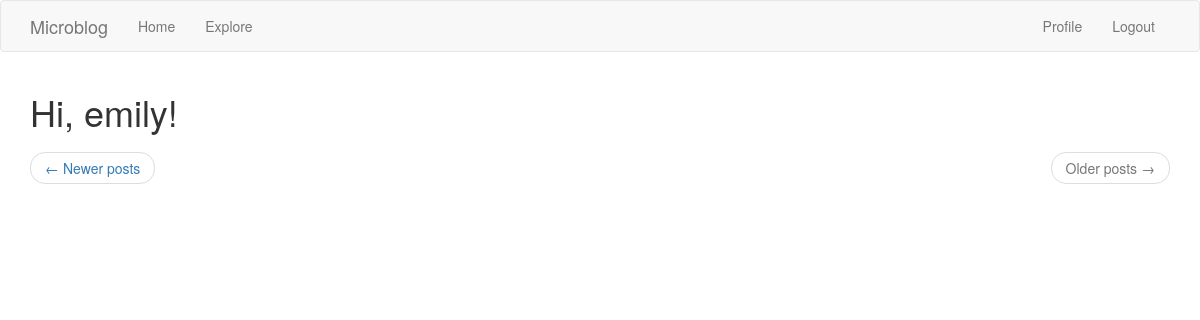
The page /explore?page=3 (signed in) on the database as committed earlier.
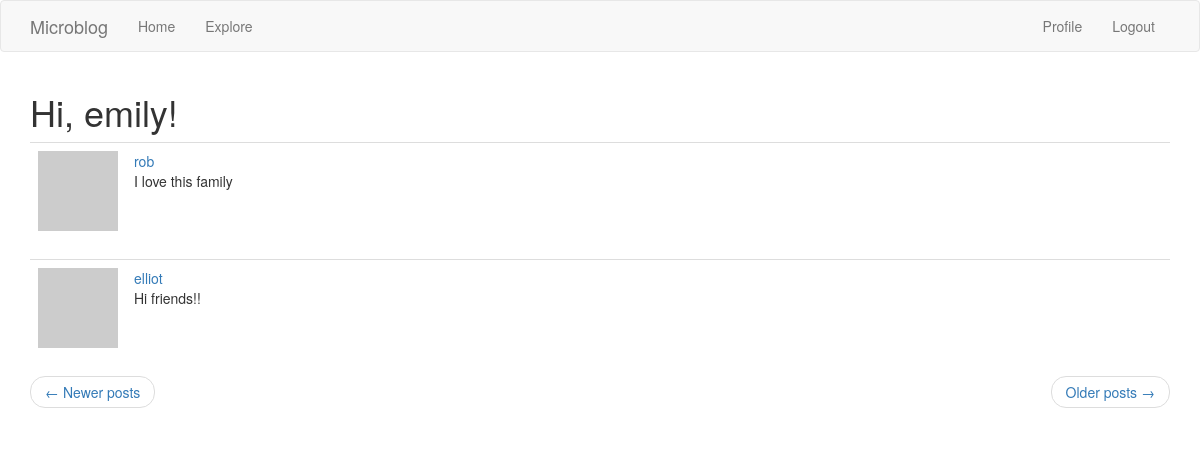
The same page on the database as committed later.
### app/models.py (models this page shows, shortened)
class Post(db.Model):
  id = db.Column(db.Integer, primary_key=True)
  body = db.Column(db.String(140))
  timestamp = db.Column(db.DateTime, index=True, default=datetime.utcnow)
  user_id = db.Column(db.Integer, db.ForeignKey('user.id'))

class User(UserMixin, db.Model):
  id = db.Column(db.Integer, primary_key=True)
  username = db.Column(db.String(64), index=True, unique=True)
  email = db.Column(db.String(120), index=True, unique=True)
  password_hash = db.Column(db.String(128))
  posts = db.relationship('Post', backref='author', lazy='dynamic')
  about_me = db.Column(db.String(140))
  last_seen = db.Column(db.DateTime, default=datetime.utcnow)
  followed = db.relationship(
      'User', secondary=followers,
      primaryjoin=(followers.c.follower_id == id),
      secondaryjoin=(followers.c.followed_id ==id),
      backref=db.backref('followers', lazy='dynamic'), lazy='dynamic')
  def avatar(self, size=128):
    digest = md5(self.email.lower().encode('utf-8')).hexdigest()
    return 'https://www.gravatar.com/avatar/{}?d=identicon&s={}'.format(digest, size)

### app/routes.py (the view)
@app.route('/explore')
@login_required
def explore():
  page = request.args.get('page', 1, type=int)
  posts = Post.query.order_by(Post.timestamp.desc()).paginate(
      page, app.config['POSTS_PER_PAGE'], False)
  next_url = url_for('explore', page=posts.next_num) \
    if posts.has_next else None
  prev_url = url_for('explore', page=posts.prev_num) \
    if posts.has_prev else None
  return render_template('index.html',
               title='Explore', posts=posts.items,
               next_url=next_url, prev_url=prev_url)
  return render_template("index.html", title='Explore', posts=posts.items)

### app/models.py (called while the page is built)
@login.user_loader
def load_user(id):
  return User.query.get(int(id))

### app/routes.py (called while the page is built)
@app.before_request
def before_request():
  if current_user.is_authenticated:
    current_user.last_seen = datetime.utcnow()
    db.session.commit()

### app/templates/index.html (shortened to what this page needs)
{% extends "base.html" %}
{% block app_content %}
    <h1>Hi, {{ current_user.username }}!</h1>
    {% for post in posts %}
        {% include '_post.html' %}
    {% endfor %}
    <nav aria-label="...">
        <ul class="pager">
            <li class="previous{% if not prev_url %} disabled{% endif %}">
                <a href="{{ prev_url or '#' }}">
                    <span aria-hidden="true">&larr;</span> Newer posts
                </a>
            </li>
            <li class="next{% if not next_url %} disabled{% endif %}">
                <a href="{{ next_url or '#' }}">
                    Older posts <span aria-hidden="true">&rarr;</span>
                </a>
            </li>
        </ul>
    </nav>
{% endblock %}

### app/templates/_post.html
<table class="table table-hover">
    <tr>
        <td width="70px">
            <a href="{{ url_for('user', username=post.author.username) }}">
                <img src="{{ post.author.avatar(70) }}" />
            </a>
        </td>
        <td>
            <a href="{{ url_for('user', username=post.author.username) }}">
                {{ post.author.username }}
            </a>
            <br>
            {{ post.body }}
        </td>
    </tr>
</table>

Rows that differ between the two databases and show on the page:
added Post: author.username "rob", body "I love this family"
added Post: author.username "elliot", body "Hi friends!!"
